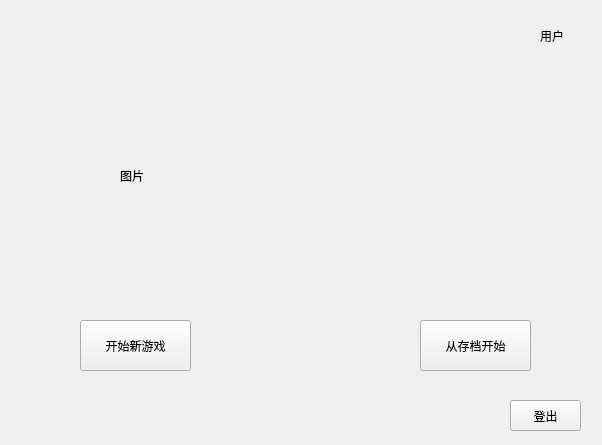
<?xml version="1.0" encoding="UTF-8"?>
<ui version="4.0">
 <class>begin</class>
 <widget class="QWidget" name="begin">
  <property name="geometry">
   <rect>
    <x>0</x>
    <y>0</y>
    <width>602</width>
    <height>445</height>
   </rect>
  </property>
  <property name="windowTitle">
   <string>Form</string>
  </property>
  <widget class="QPushButton" name="begin_startFromSave_button">
   <property name="geometry">
    <rect>
     <x>420</x>
     <y>320</y>
     <width>111</width>
     <height>51</height>
    </rect>
   </property>
   <property name="text">
    <string>从存档开始</string>
   </property>
  </widget>
  <widget class="QPushButton" name="begin_startNewGame_Button">
   <property name="geometry">
    <rect>
     <x>80</x>
     <y>320</y>
     <width>111</width>
     <height>51</height>
    </rect>
   </property>
   <property name="text">
    <string>开始新游戏</string>
   </property>
  </widget>
  <widget class="QPushButton" name="begin_loginOut_button">
   <property name="geometry">
    <rect>
     <x>510</x>
     <y>400</y>
     <width>71</width>
     <height>31</height>
    </rect>
   </property>
   <property name="text">
    <string>登出</string>
   </property>
  </widget>
  <widget class="QLabel" name="label">
   <property name="geometry">
    <rect>
     <x>120</x>
     <y>90</y>
     <width>371</width>
     <height>171</height>
    </rect>
   </property>
   <property name="text">
    <string>图片</string>
   </property>
  </widget>
  <widget class="QLabel" name="begin_user_label">
   <property name="geometry">
    <rect>
     <x>540</x>
     <y>20</y>
     <width>31</width>
     <height>31</height>
    </rect>
   </property>
   <property name="text">
    <string>用户</string>
   </property>
  </widget>
 </widget>
 <resources/>
 <connections/>
</ui>
